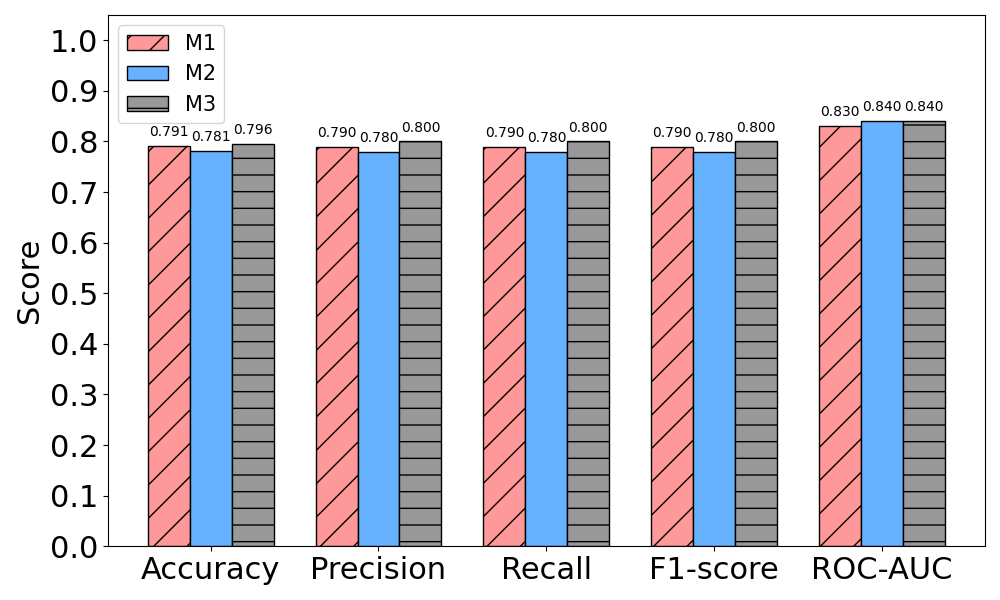

Python code for this plot:
import matplotlib.pyplot as plt
import numpy as np

# Define updated metrics and axis positions
metrics = ['Accuracy', 'Precision', 'Recall', 'F1-score', 'ROC-AUC']
x = np.arange(len(metrics))

# Updated metric values from user input
client1 = [0.791, 0.79, 0.79, 0.79, 0.83]
client2 = [0.7811, 0.78, 0.78, 0.78, 0.84]
global_model = [0.7960, 0.80, 0.80, 0.80, 0.84]

# Bar width and colors
width = 0.25
color1 = '#FF9999'
color2 = '#66B2FF'
color3 = '#999999'

# Create the plot
fig, ax = plt.subplots(figsize=(10, 6))

# Plot bars for each model
bars1 = ax.bar(x - width, client1, width, label='M1', color=color1, edgecolor='black', hatch="/")
bars2 = ax.bar(x, client2, width, label='M2', color=color2, edgecolor='black')
bars3 = ax.bar(x + width, global_model, width, label='M3', color=color3, edgecolor='black', hatch="-")

# Axis configuration with custom font sizes
ax.set_ylabel('Score', fontsize=22)
ax.set_xticks(x)
ax.set_xticklabels(metrics, fontsize=22)
ax.set_yticks(np.linspace(0, 1.0, 11))
ax.set_yticklabels([f'{t:.1f}' for t in np.linspace(0, 1.0, 11)], fontsize=22)
ax.set_ylim(0, 1.05)
ax.legend(fontsize=15)

# Annotate bar values with larger font size
for bars in [bars1, bars2, bars3]:
    for bar in bars:
        height = bar.get_height()
        ax.annotate(f'{height:.3f}',
                    xy=(bar.get_x() + bar.get_width() / 2, height),
                    xytext=(0, 5),
                    textcoords="offset points",
                    ha='center', va='bottom', fontsize=10)

# Final layout
plt.tight_layout()
plt.savefig("Results.png")
plt.show()
